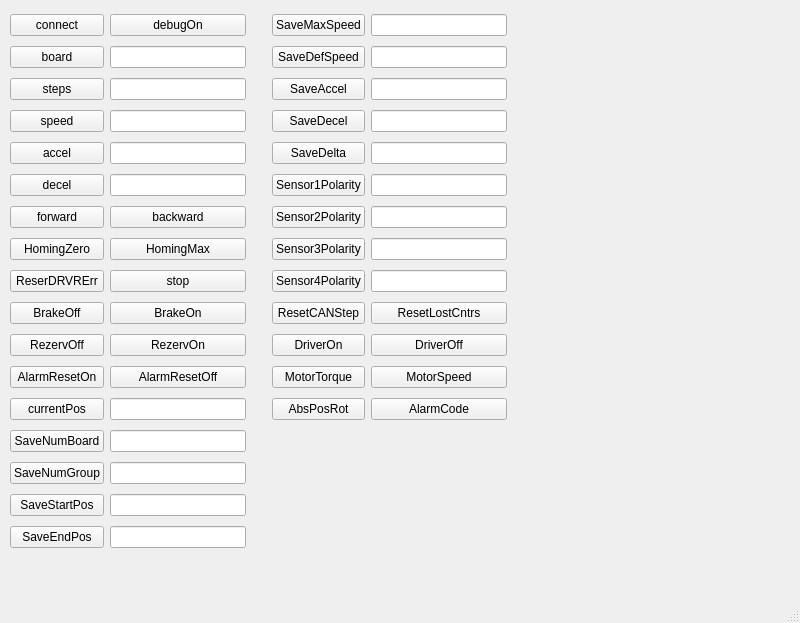
<?xml version="1.0" encoding="UTF-8"?>
<ui version="4.0">
 <class>MainWindow</class>
 <widget class="QMainWindow" name="MainWindow">
  <property name="geometry">
   <rect>
    <x>0</x>
    <y>0</y>
    <width>800</width>
    <height>623</height>
   </rect>
  </property>
  <property name="windowTitle">
   <string>MainWindow</string>
  </property>
  <property name="styleSheet">
   <string notr="true"/>
  </property>
  <widget class="QWidget" name="centralwidget">
   <widget class="QWidget" name="layoutWidget">
    <property name="geometry">
     <rect>
      <x>10</x>
      <y>10</y>
      <width>497</width>
      <height>558</height>
     </rect>
    </property>
    <layout class="QGridLayout" name="gridLayout">
     <item row="5" column="0">
      <widget class="QPushButton" name="pushButtonDecel">
       <property name="text">
        <string>decel</string>
       </property>
      </widget>
     </item>
     <item row="4" column="1">
      <widget class="QLineEdit" name="lineEditAccel"/>
     </item>
     <item row="8" column="0">
      <widget class="QPushButton" name="pushButtonReserDRVRErr">
       <property name="text">
        <string>ReserDRVRErr</string>
       </property>
      </widget>
     </item>
     <item row="6" column="0">
      <widget class="QPushButton" name="pushButtonForward">
       <property name="text">
        <string>forward</string>
       </property>
      </widget>
     </item>
     <item row="10" column="1">
      <widget class="QPushButton" name="pushButtonRezervOn">
       <property name="text">
        <string>RezervOn</string>
       </property>
      </widget>
     </item>
     <item row="13" column="0">
      <widget class="QPushButton" name="pushButtonSaveNumBoard">
       <property name="text">
        <string>SaveNumBoard</string>
       </property>
      </widget>
     </item>
     <item row="15" column="0">
      <widget class="QPushButton" name="pushButtonSaveStartPos">
       <property name="text">
        <string>SaveStartPos</string>
       </property>
      </widget>
     </item>
     <item row="10" column="0">
      <widget class="QPushButton" name="pushButtonRezervOff">
       <property name="text">
        <string>RezervOff</string>
       </property>
      </widget>
     </item>
     <item row="9" column="0">
      <widget class="QPushButton" name="pushButtonBrakeOff">
       <property name="text">
        <string>BrakeOff</string>
       </property>
      </widget>
     </item>
     <item row="1" column="0">
      <widget class="QPushButton" name="pushButtonBoard">
       <property name="text">
        <string>board</string>
       </property>
      </widget>
     </item>
     <item row="13" column="1">
      <widget class="QLineEdit" name="lineEditSaveNumBoard"/>
     </item>
     <item row="15" column="1">
      <widget class="QLineEdit" name="lineEditSaveStartPos"/>
     </item>
     <item row="0" column="3">
      <widget class="QPushButton" name="pushButtonSaveMaxSpeed">
       <property name="text">
        <string>SaveMaxSpeed</string>
       </property>
      </widget>
     </item>
     <item row="2" column="1">
      <widget class="QLineEdit" name="lineEditSteps"/>
     </item>
     <item row="16" column="1">
      <widget class="QLineEdit" name="lineEditSaveEndPos"/>
     </item>
     <item row="12" column="0">
      <widget class="QPushButton" name="pushButtoncurrentPos">
       <property name="text">
        <string>currentPos</string>
       </property>
      </widget>
     </item>
     <item row="12" column="1">
      <widget class="QLineEdit" name="lineEditcurrentPos"/>
     </item>
     <item row="7" column="0">
      <widget class="QPushButton" name="pushButtonHomingZero">
       <property name="text">
        <string>HomingZero</string>
       </property>
      </widget>
     </item>
     <item row="1" column="1">
      <widget class="QLineEdit" name="lineEditBoard"/>
     </item>
     <item row="0" column="1">
      <widget class="QPushButton" name="pushButtonDebugOn">
       <property name="text">
        <string>debugOn</string>
       </property>
      </widget>
     </item>
     <item row="6" column="1">
      <widget class="QPushButton" name="pushButtonBackward">
       <property name="text">
        <string>backward</string>
       </property>
      </widget>
     </item>
     <item row="9" column="1">
      <widget class="QPushButton" name="pushButtonBrakeOn">
       <property name="text">
        <string>BrakeOn</string>
       </property>
      </widget>
     </item>
     <item row="0" column="0">
      <widget class="QPushButton" name="pushButtonConnect">
       <property name="text">
        <string>connect</string>
       </property>
      </widget>
     </item>
     <item row="4" column="0">
      <widget class="QPushButton" name="pushButtonAccel">
       <property name="text">
        <string>accel</string>
       </property>
      </widget>
     </item>
     <item row="14" column="0">
      <widget class="QPushButton" name="pushButtonSaveNumGroup">
       <property name="text">
        <string>SaveNumGroup</string>
       </property>
      </widget>
     </item>
     <item row="5" column="1">
      <widget class="QLineEdit" name="lineEditDecel"/>
     </item>
     <item row="11" column="0">
      <widget class="QPushButton" name="pushButtonAlarmResetOn">
       <property name="text">
        <string>AlarmResetOn</string>
       </property>
      </widget>
     </item>
     <item row="11" column="1">
      <widget class="QPushButton" name="pushButtonAlarmResetOff">
       <property name="text">
        <string>AlarmResetOff</string>
       </property>
      </widget>
     </item>
     <item row="7" column="1">
      <widget class="QPushButton" name="pushButtonHomingMax">
       <property name="text">
        <string>HomingMax</string>
       </property>
      </widget>
     </item>
     <item row="16" column="0">
      <widget class="QPushButton" name="pushButtonSaveEndPos">
       <property name="text">
        <string>SaveEndPos</string>
       </property>
      </widget>
     </item>
     <item row="3" column="0">
      <widget class="QPushButton" name="pushButtonSpeed">
       <property name="text">
        <string>speed</string>
       </property>
      </widget>
     </item>
     <item row="14" column="1">
      <widget class="QLineEdit" name="lineEditSaveNumGroup"/>
     </item>
     <item row="0" column="2">
      <spacer name="horizontalSpacer">
       <property name="orientation">
        <enum>Qt::Horizontal</enum>
       </property>
       <property name="sizeType">
        <enum>QSizePolicy::Fixed</enum>
       </property>
       <property name="sizeHint" stdset="0">
        <size>
         <width>20</width>
         <height>20</height>
        </size>
       </property>
      </spacer>
     </item>
     <item row="3" column="1">
      <widget class="QLineEdit" name="lineEditSpeed"/>
     </item>
     <item row="2" column="0">
      <widget class="QPushButton" name="pushButtonSteps">
       <property name="text">
        <string>steps</string>
       </property>
      </widget>
     </item>
     <item row="0" column="4">
      <widget class="QLineEdit" name="lineEditSaveMaxSpeed"/>
     </item>
     <item row="1" column="3">
      <widget class="QPushButton" name="pushButtonSaveDefSpeed">
       <property name="text">
        <string>SaveDefSpeed</string>
       </property>
      </widget>
     </item>
     <item row="1" column="4">
      <widget class="QLineEdit" name="lineEditSaveDefSpeed"/>
     </item>
     <item row="2" column="3">
      <widget class="QPushButton" name="pushButtonSaveAccel">
       <property name="text">
        <string>SaveAccel</string>
       </property>
      </widget>
     </item>
     <item row="2" column="4">
      <widget class="QLineEdit" name="lineEditSaveAccel"/>
     </item>
     <item row="3" column="3">
      <widget class="QPushButton" name="pushButtonSaveDecel">
       <property name="text">
        <string>SaveDecel</string>
       </property>
      </widget>
     </item>
     <item row="3" column="4">
      <widget class="QLineEdit" name="lineEditSaveDecel"/>
     </item>
     <item row="4" column="3">
      <widget class="QPushButton" name="pushButtonSaveDelta">
       <property name="text">
        <string>SaveDelta</string>
       </property>
      </widget>
     </item>
     <item row="4" column="4">
      <widget class="QLineEdit" name="lineEditSaveDelta"/>
     </item>
     <item row="5" column="3">
      <widget class="QPushButton" name="pushButtonSensor1Polarity">
       <property name="text">
        <string>Sensor1Polarity</string>
       </property>
      </widget>
     </item>
     <item row="5" column="4">
      <widget class="QLineEdit" name="lineEditSensor1Polarity"/>
     </item>
     <item row="6" column="3">
      <widget class="QPushButton" name="pushButtonSensor2Polarity">
       <property name="text">
        <string>Sensor2Polarity</string>
       </property>
      </widget>
     </item>
     <item row="6" column="4">
      <widget class="QLineEdit" name="lineEditSensor2Polarity"/>
     </item>
     <item row="7" column="3">
      <widget class="QPushButton" name="pushButtonSensor3Polarity">
       <property name="text">
        <string>Sensor3Polarity</string>
       </property>
      </widget>
     </item>
     <item row="7" column="4">
      <widget class="QLineEdit" name="lineEditSensor3Polarity"/>
     </item>
     <item row="8" column="3">
      <widget class="QPushButton" name="pushButtonSensor4Polarity">
       <property name="text">
        <string>Sensor4Polarity</string>
       </property>
      </widget>
     </item>
     <item row="8" column="4">
      <widget class="QLineEdit" name="lineEditSensor4Polarity"/>
     </item>
     <item row="8" column="1">
      <widget class="QPushButton" name="pushButtonStop">
       <property name="text">
        <string>stop</string>
       </property>
      </widget>
     </item>
     <item row="9" column="3">
      <widget class="QPushButton" name="pushButtonResetCANStep">
       <property name="text">
        <string>ResetCANStep</string>
       </property>
      </widget>
     </item>
     <item row="10" column="3">
      <widget class="QPushButton" name="pushButtonDriverOn">
       <property name="text">
        <string>DriverOn</string>
       </property>
      </widget>
     </item>
     <item row="10" column="4">
      <widget class="QPushButton" name="pushButtonDriverOff">
       <property name="text">
        <string>DriverOff</string>
       </property>
      </widget>
     </item>
     <item row="9" column="4">
      <widget class="QPushButton" name="pushButtonResetLostCntrs">
       <property name="text">
        <string>ResetLostCntrs</string>
       </property>
      </widget>
     </item>
     <item row="11" column="3">
      <widget class="QPushButton" name="pushButtonMotorTorque">
       <property name="text">
        <string>MotorTorque</string>
       </property>
      </widget>
     </item>
     <item row="11" column="4">
      <widget class="QPushButton" name="pushButtonMotorSpeed">
       <property name="text">
        <string>MotorSpeed</string>
       </property>
      </widget>
     </item>
     <item row="12" column="3">
      <widget class="QPushButton" name="pushButtonAbsPosRot">
       <property name="text">
        <string>AbsPosRot</string>
       </property>
      </widget>
     </item>
     <item row="12" column="4">
      <widget class="QPushButton" name="pushButtonAlarmCode">
       <property name="text">
        <string>AlarmCode</string>
       </property>
      </widget>
     </item>
    </layout>
   </widget>
  </widget>
  <widget class="QMenuBar" name="menubar">
   <property name="geometry">
    <rect>
     <x>0</x>
     <y>0</y>
     <width>800</width>
     <height>23</height>
    </rect>
   </property>
  </widget>
  <widget class="QStatusBar" name="statusbar"/>
 </widget>
 <resources/>
 <connections/>
</ui>
